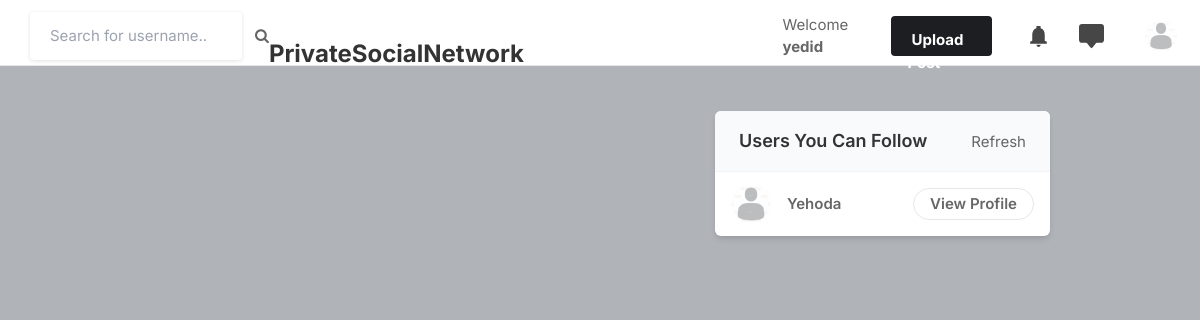
Screenshot of / (signed in) with the database file from the repository.
### core_apps/models.py (models this page shows, shortened)
class Profile(models.Model):
     user = models.OneToOneField(User, on_delete=models.CASCADE) # קשר חד צדדי עם דאטה בייס של יוזר
     id_user = models.IntegerField(default=0) # מספר זיהוי של היוזר
     first_name = models.CharField(max_length=100, blank=True, null=True, default='') # שם פרטי של היוזר
     last_name = models.CharField(max_length=100, blank=True, null=True, default='') # שם משפחה של היוזר
     email = models.EmailField(max_length=150, blank=True, null=True, default='') # אימייל של היוזר
     bio = models.TextField(max_length=500, blank=True) # תיאור קצר של היוזר
     profile_img = models.ImageField(upload_to='profile_images', default='blank_profile.png') # תמונת פרופיל שיאוחסנו בתקייה, עם תמונת ברירת המחדל
     location = models.CharField(max_length=30, blank=True) # מיקום של היוזר

### core_apps/views.py (the view)
# urls.py: path('', views.index, name='index'),
@login_required(login_url='signin')  # כדי שרק משתמשים שמחוברים יוכלו להיכנס לדף הזה שמתחת (הראשי)
def index(request):
    user_object = User.objects.get(username=request.user.username)  # קבלת היוזר שמחובר
    user_profile = Profile.objects.filter(user=user_object).first()  # קבלת הפרופיל של היוזר המחובר (שימוש בFILTER כדי שיעבוד, אבל צריך לוודא שלא פוגע - אולי בגלל ריבוי השם USER)
    user_following_list = [] # רשימה של כל היוזרים שהיוזר המחובר עוקב אחריהם
    feed = [] # רשימה של כל הפוסטים של היוזרים שהיוזר המחובר עוקב אחריהם
    user_following = FollowersCount.objects.filter(follower=request.user.username)  # קבלת כל היוזרים שהיוזר המחובר עוקב אחריהם
    for users in user_following:
        user_following_list.append(users.user) # הוספת היוזרים שהיוזר המחובר עוקב אחריהם לרשימה
    for usernames in user_following_list:
        feed_lists = Post.objects.filter(user=usernames) # קבלת כל הפוסטים של היוזרים שהיוזר המחובר עוקב אחריהם
        feed.append(feed_lists) # הוספת הפוסטים של היוזרים שהיוזר המחובר עוקב אחריהם לרשימה
    feed_list = list(chain(*feed)) # יצירת רשימה חדשה של כל הפוסטים של היוזרים שהיוזר המחובר עוקב אחריהם
    posts_with_comments = []
    for post in feed_list:
        comments = Comment.objects.filter(post=post)
        posts_with_comments.append((post, comments))
    all_users = User.objects.all() # קבלת כל היוזרים
    user_following_all = []
    for user in user_following:
        user_list = User.objects.get(username=user.user) # קבלת כל היוזרים שהיוזר המחובר עוקב אחריהם
        user_following_all.append(user_list) # הוספת היוזרים שהיוזר המחובר עוקב אחריהם לרשימה
    new_suggestions_list = [x for x in list(all_users) if (x not in list(user_following_all))] # יצירת רשימה חדשה של כל היוזרים שהיוזר המחובר לא עוקב אחריהם
    current_user = User.objects.filter(username=request.user.username) # קבלת היוזר המחובר
    final_suggestion_list = [x for x in list(new_suggestions_list) if (x not in list(current_user))] # יצירת רשימה חדשה של כל היוזרים שהיוזר המחובר לא עוקב אחריהם וזה לא הוא עצמו
    random.shuffle(final_suggestion_list) # ערבוב הרשימה
    username_profile = []
    username_profile_list = []
    for users in final_suggestion_list:
        username_profile.append(users.id)
    for ids in username_profile:
        profile_lists = Profile.objects.filter(id_user=ids)
        username_profile_list.append(profile_lists)
    suggestions_username_profile_list = list(chain(*username_profile_list))
    messages = Message.objects.filter(recipient=request.user).order_by('-timestamp')
    return render(
        request,
        'index.html',
        {
            'user_profile': user_profile,
            'posts_with_comments': posts_with_comments,
            'suggestions_username_profile_list': suggestions_username_profile_list[:4],
            'messages': messages[:4]
        }
    )

### templates/index.html (shortened to what this page needs)
{% load static %}
<!DOCTYPE html>
<html lang="en">
<head>
    <link rel="stylesheet" href="{% static 'assets/css/icons.css' %}">
    <link rel="stylesheet" href="{% static 'assets/css/uikit.css' %}">
    <link rel="stylesheet" href="{% static 'assets/css/style.css' %}">
    <link rel="stylesheet" href="{% static 'assets/css/tailwind.css' %}">
    <link rel="stylesheet" href="https://cdnjs.cloudflare.com/ajax/libs/font-awesome/4.7.0/css/font-awesome.min.css">
</head>
<body>
            <header class="fixed-header">
                <div class="header_inner">
                    <form action="/search" method="POST">
                    <div class="left-side">
                            <input type="text" name="username" placeholder="Search for username..">&nbsp;&nbsp;&nbsp;
                            <button type="submit"><i class="fa fa-search fa-1x"></i></button>
                    </div>
                    </form>
                    <div class="middle" style="display: flex; justify-content: center; align-items: center; height: 100%;">
                        <b><h1 style="margin: 0; font-size: 24px;"><a href="/"> PrivateSocialNetwork</a></h1></b>
                    </div>
                    <div class="right-side lg:pr-4">
                        <a href="/profile/{{user.username}}" class="">
                            Welcome <b name="" class="">{{user.username}}&nbsp; &nbsp; &nbsp;&nbsp; &nbsp; &nbsp;</b>
                        </a>
                        <a href="#"
                            class="bg-pink-500 flex font-bold hidden hover:bg-pink-600 hover:text-white inline-block items-center lg:block max-h-10 mr-4 px-4 py-2 rounded shado text-white">
                              Upload Post
                        </a>
                        <a href="#" class="header-links-item">
                        </a>
                        <a href="#" class="header-links-item">
                        </a>
                        </div>
                        <a href="#">
                            <img src="{{user_profile.profile_img.url}}" class="header-avatar" alt="">
                        </a>
                    </div>
            </header>
            <div class="container m-auto">
                <div class="lg:flex justify-center lg:space-x-10 lg:space-y-0 space-y-5">
                    <div class="space-y-5 flex-shrink-0 lg:w-7/12">
                    </div>
                    <div class="lg:w-5/12">
                        <div class="bg-white  shadow-md rounded-md overflow-hidden">
                            <div class="bg-gray-50  border-b border-gray-100 flex items-baseline justify-between py-4 px-6 ">
                                <h2 class="font-semibold text-lg">Users You Can Follow</h2>
                                <a href="#"> Refresh</a>
                            </div>
                            <div class="divide-gray-300 divide-gray-50 divide-opacity-50 divide-y px-4 ">
                                {% for suggestion in suggestions_username_profile_list %}
                                <div class="flex items-center justify-between py-3">
                                    <div class="flex flex-1 items-center space-x-4">
                                        <a href="/profile/{{suggestion.user}}">
                                            <img src="{{suggestion.profile_img.url}}" class="bg-gray-200 rounded-full w-10 h-10">
                                        </a>
                                        <div class="flex flex-col">
                                            <span class="block capitalize font-semibold"> {{suggestion.user}} </span>
                                        </div>
                                    </div>
                                    <a href="/profile/{{suggestion.user}}" class="border border-gray-200 font-semibold px-4 py-1 rounded-full hover:bg-pink-600 hover:text-white hover:border-pink-600 "> View Profile </a>
                                </div>
                                {% endfor %}
                            </div>
                        </div>
                    </div>
                </div>
            </div>
</body>
</html>

### static/assets/css/style.css (style rules this page uses)
body { background-color: #B0B3B8!important; }
button { vertical-align: middle; }
input { height: 48px; line-height: 48px; padding: 0 20px; outline: none; font-size: 15px; color: #808080; max-width: 100%; width: 100%; -webkit-box-sizing: border-box; box-sizing: border-box; display: block; font-weight: 400; opacity: 1; border-radius: 4px; border: none; -webkit-box-shadow: 0 1px 4px 0px rgba(0, 0, 0, 0.12); box-shadow: 0 1px 4px 0px rgba(0, 0, 0, 0.12); }
input[type="text"], input[type="password"], input[type="email"], input[type="number"] { height: 48px; line-height: 48px; padding: 0 20px; outline: none; font-size: 15px; color: #808080; max-width: 100%; width: 100%; -webkit-box-sizing: border-box; box-sizing: border-box; display: block; font-weight: 400; opacity: 1; border-radius: 4px; border: none; -webkit-box-shadow: 0 1px 4px 0px rgba(0, 0, 0, 0.12); box-shadow: 0 1px 4px 0px rgba(0, 0, 0, 0.12); }
input { -webkit-transition: all 0.1s ease-in-out; transition: all 0.1s ease-in-out; }
::placeholder { color: #808080; opacity: 1; }
button { border: none; margin: 0; padding: 0; width: auto; overflow: visible; background: transparent; color: inherit; font: inherit; line-height: normal; cursor: pointer; }
a { color: #be185d; -webkit-transition: 0.3s; transition: 0.3s; outline: none !important; }
button { outline: none !important; }
img { max-width: 100%; }
body { color: #666; font-size: 15px; line-height: 27px; background-color: #f0f2f5; font-family: "Inter", sans-serif; text-transform: none; }
h1, h2, h3, h4, h5, h6 { font-family: "Inter", sans-serif; text-transform: none; }
input[type="text"], input[type="password"], input[type="email"] { font-family: "Inter", sans-serif; text-transform: none; }
button, body .pac-container { font-family: "Inter", sans-serif; text-transform: none; }
h1, h2, h3, h4, h5, h6 { color: #333; font-weight: 500; margin: 0; padding: 0; }
h1 { font-size: 32px; }
h2 { font-size: 26px; }
b, strong { font-weight: 700 !important; }
@media (min-width: 1024px) { .container { max-width: 900px !important; padding-top: 45px; } }
header { background-color: #fff; left: 0; right: 0; top: 0; z-index: 99; height: 66px; display: -webkit-box; display: -ms-flexbox; display: flex; -webkit-box-align: center; -ms-flex-align: center; align-items: center; border-bottom: 1px solid #e5e7eb; }
header .header_inner { display: -webkit-box; display: -ms-flexbox; display: flex; -webkit-box-align: center; -ms-flex-align: center; align-items: center; max-width: 1090px; margin: auto; width: 100%; max-width: 100% !important; padding: 0 30px; }
header .header_inner .left-side { display: -webkit-box; display: -ms-flexbox; display: flex; -webkit-box-align: center; -ms-flex-align: center; align-items: center; }
header .header_inner .right-side { display: -webkit-box; display: -ms-flexbox; display: flex; -webkit-box-align: center; -ms-flex-align: center; align-items: center; -webkit-box-pack: end; -ms-flex-pack: end; justify-content: flex-end; margin-left: auto; }
header .header_inner .right-side .header-links-item { padding: 10px; margin-left: 8px; }
header .header_inner .right-side .header-links-item svg { width: 25px; height: 25px; color: #464646; }

### templates/index.html (style rules this page uses)
.header-avatar { width: 32px; height: 32px; border-radius: 100%; margin-left: 15px; }

### rows the page displays
Profile: profile_img (placeholder picture)
Profile: profile_img (placeholder picture), user "Yehoda"

### other values shown
{{ user.username }} "yedid"
